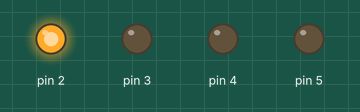
The sketch below on a simulated Arduino Uno, built with avr-gcc and run on an emulated ATmega328P. Shown: output pins drawn as LEDs (lit = HIGH).

Above: at 0.9 s.
At 3.4 s:
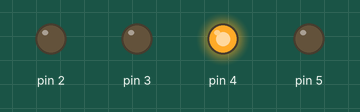
At 6.4 s:
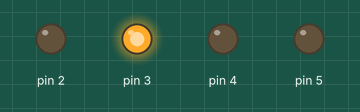
At 8.4 s:
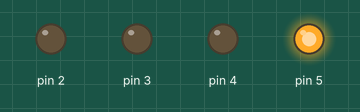
Timing chart, 0 to 9.2 s (numbered marks = the images above):
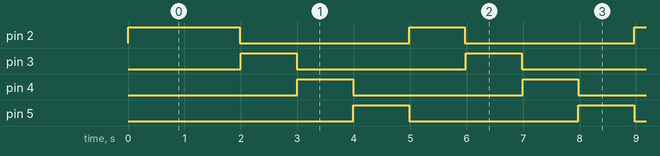

The sketch:

freertos_led.ino
```cpp
#include <Arduino_FreeRTOS.h>

#include <Arduino_FreeRTOS.h>

void setup() {

  pinMode(2, OUTPUT);
  pinMode(3, OUTPUT);
  pinMode(4, OUTPUT);
  pinMode(5, OUTPUT);

  xTaskCreate(vGorev1,
              "Gorev1",
              100,
              NULL,
              1,
              NULL
             );

  xTaskCreate(vGorev2,
              "Gorev2",
              100,
              NULL,
              2,
              NULL
             );

  xTaskCreate(vGorev3,
              "Gorev3",
              100,
              NULL,
              3,
              NULL
             );
  xTaskCreate(vGorev4,
              "Gorev4",
              100,
              NULL,
              4,
              NULL
             );

}

void loop() {
  // put your main code here, to run repeatedly:

}
void vGorev1 (void *pvParameters)
{


  for (;;)
  {

    digitalWrite(2, HIGH);
    vTaskDelay(1000 / portTICK_PERIOD_MS);
    for (;;) {
      digitalWrite(2, HIGH);
      vTaskDelay(1000 / portTICK_PERIOD_MS);
      digitalWrite(2, LOW);
      vTaskDelay(3000 / portTICK_PERIOD_MS);
    }

  }

}
void vGorev2 (void *pvParameters)
{
  vTaskDelay(2000 / portTICK_PERIOD_MS);
  digitalWrite(3, HIGH);
  for (;;)
  { digitalWrite(3, HIGH);
    vTaskDelay(1000 / portTICK_PERIOD_MS);
    digitalWrite(3, LOW);
    vTaskDelay(3000 / portTICK_PERIOD_MS);

  }
}
void vGorev3 (void *pvParameters)
{
  vTaskDelay(3000 / portTICK_PERIOD_MS);
  digitalWrite(4, HIGH);
  for (;;)
  { digitalWrite(4, HIGH);
    vTaskDelay(1000 / portTICK_PERIOD_MS);
    digitalWrite(4, LOW);
    vTaskDelay(3000 / portTICK_PERIOD_MS);

  }
}
void vGorev4 (void *pvParameters)
{
  vTaskDelay(4000 / portTICK_PERIOD_MS);
  digitalWrite(5, HIGH);
  for (;;)
  { digitalWrite(5, HIGH);
    vTaskDelay(1000 / portTICK_PERIOD_MS);
    digitalWrite(5, LOW);
    vTaskDelay(3000 / portTICK_PERIOD_MS);

  }
}
```

Measured:
- by itself, pin 2: repeats every 4.0 s: LOW 3.0 s, HIGH 0.99 s
- by itself, pin 3–5: alternates HIGH for 0.99 s and LOW for 3.0 s
